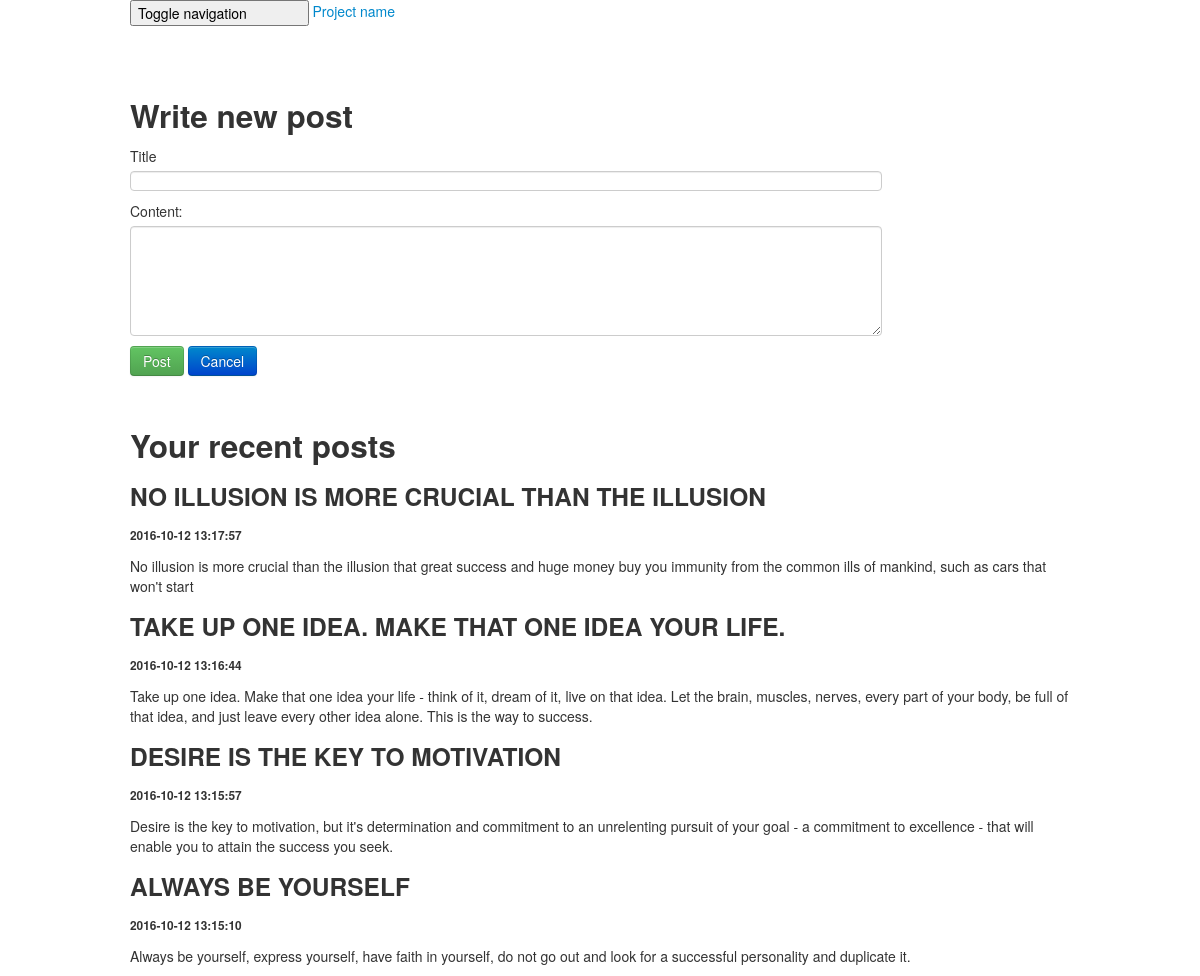
The page /home.php (signed in) on the database its author committed.
### tables this page shows
CREATE TABLE `posts` (
  `PostID` int(11) NOT NULL,
  `UserID` int(11) NOT NULL,
  `Time` datetime NOT NULL DEFAULT CURRENT_TIMESTAMP,
  `Title` varchar(250) NOT NULL,
  `Content` varchar(10000) DEFAULT NULL
);

### home.php (the view, shortened to what this page needs)
<?php
require('includes/dbconnect.php');
$userid = $name = $email = $phone = $username = $message = "";
if(session_status()===PHP_SESSION_ACTIVE){
    if(empty($_SESSION)||!($_SESSION['LoggedIn']==true)) {
        header("Location: index.php");
    }else{
        $userid = $_SESSION['UserID'];
    }
}
include("includes/header.php");
?>
    <div class="container">
        <div class="jumbotron" id="newpost">
            <h2>Write new post </h2>
            <form method="POST">
                <div class="form-group">
                    <label for="title">Title</label>
                    <input type="text" class="form-control" id="title" style="width: 80%; font-weight: bold" name="title" placeholder="">
                </div>
                <div class="form-group">
                    <label for="content">Content:</label>
                    <textarea class="form-control" rows="5" style="width: 80%" id="content" name="content"></textarea>
                </div>
                <div class="form-group">
                    <button id="submit" name="submit" class="btn btn-success">Post</button>
                    <a class="btn btn-primary" href="home.php" >Cancel</a>
                </div>
            </form>
        </div>
        <br/>
    </div>
    <div class="container">
        <?php
        $sqlread = "SELECT `PostID`, `UserID`, `Time`, `Title`, `Content` FROM `posts` WHERE UserID=".$userid." ORDER BY PostID DESC;";
        $result = $conn->query($sqlread);
        if ($result->num_rows > 0) {
            echo ('<h2>Your recent posts </h2>');
            while($row = $result->fetch_assoc()) {
                $post_title = $row["Title"];
                $post_time = $row["Time"];
                $post_content = $row["Content"];
                echo ('<div class="jumbotron" id="newpost">
                    <h3 ><b>'.strtoupper($post_title).'</b></h3>
                    <h6>'.$post_time.'</h6>
                    <p>'.$post_content.'</p>
                    </div>');
            }
        }
        else{
            echo ('<h2>Your recent posts will list here</h2>');
        }
        ?>
    </div>
<?php include("includes/footer.php");?>

### includes/header.php (shortened to what this page needs)
<html>
<head>
    <link href="assets/css/bootstrap.min.css" rel="stylesheet" >
</head>
<body>
<nav class="navbar navbar-default navbar-static-top">
    <div class="container">
        <div class="navbar-header">
            <button type="button" class="navbar-toggle collapsed" data-toggle="collapse" data-target="#navbar" aria-expanded="false" aria-controls="navbar">
                <span class="sr-only">Toggle navigation</span>
                <span class="icon-bar"></span>
                <span class="icon-bar"></span>
                <span class="icon-bar"></span>
            </button>
            <a class="navbar-brand" href="home.php">Project name</a>
        </div>
    </div>
</nav>
<br/><br/><br/>

### includes/footer.php (shortened to what this page needs)
</body>
</html>

### rows shown on the page
posts: Title "NO ILLUSION IS MORE CRUCIAL THAN THE ILLUSION", Time "2016-10-12 13:17:57", Content "No illusion is more crucial than the illusion that great success and huge money buy you immunity from the common ills of mankind, such as cars that won't start"
posts: Title "TAKE UP ONE IDEA. MAKE THAT ONE IDEA YOUR LIFE.", Time "2016-10-12 13:16:44", Content "Take up one idea. Make that one idea your life - think of it, dream of it, live on that idea. Let the brain, muscles, nerves, every part of your body, be full of that idea, and just leave every other idea alone. This is the way to success."
posts: Title "DESIRE IS THE KEY TO MOTIVATION", Time "2016-10-12 13:15:57", Content "Desire is the key to motivation, but it's determination and commitment to an unrelenting pursuit of your goal - a commitment to excellence - that will enable you to attain the success you seek."
posts: Title "ALWAYS BE YOURSELF", Time "2016-10-12 13:15:10", Content "Always be yourself, express yourself, have faith in yourself, do not go out and look for a successful personality and duplicate it."
